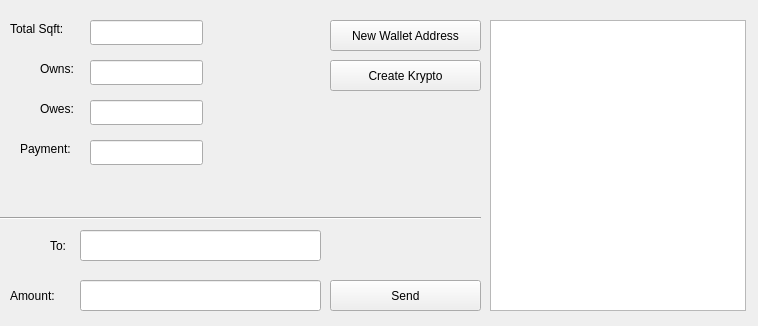
<?xml version="1.0" encoding="UTF-8"?>
<ui version="4.0">
 <class>Form</class>
 <widget class="QWidget" name="Form">
  <property name="geometry">
   <rect>
    <x>0</x>
    <y>0</y>
    <width>758</width>
    <height>326</height>
   </rect>
  </property>
  <property name="windowTitle">
   <string>Form</string>
  </property>
  <widget class="QLineEdit" name="owns_display">
   <property name="geometry">
    <rect>
     <x>90</x>
     <y>60</y>
     <width>113</width>
     <height>25</height>
    </rect>
   </property>
  </widget>
  <widget class="QLabel" name="label">
   <property name="geometry">
    <rect>
     <x>40</x>
     <y>60</y>
     <width>51</width>
     <height>17</height>
    </rect>
   </property>
   <property name="text">
    <string>Owns:</string>
   </property>
  </widget>
  <widget class="QLabel" name="label_2">
   <property name="geometry">
    <rect>
     <x>40</x>
     <y>100</y>
     <width>51</width>
     <height>17</height>
    </rect>
   </property>
   <property name="text">
    <string>Owes:</string>
   </property>
  </widget>
  <widget class="QLineEdit" name="owes_display">
   <property name="geometry">
    <rect>
     <x>90</x>
     <y>100</y>
     <width>113</width>
     <height>25</height>
    </rect>
   </property>
   <property name="text">
    <string/>
   </property>
  </widget>
  <widget class="QLabel" name="label_3">
   <property name="geometry">
    <rect>
     <x>10</x>
     <y>20</y>
     <width>81</width>
     <height>17</height>
    </rect>
   </property>
   <property name="text">
    <string>Total Sqft:</string>
   </property>
  </widget>
  <widget class="QLineEdit" name="total_sqft_display">
   <property name="geometry">
    <rect>
     <x>90</x>
     <y>20</y>
     <width>113</width>
     <height>25</height>
    </rect>
   </property>
  </widget>
  <widget class="QPushButton" name="new_wallet_button">
   <property name="geometry">
    <rect>
     <x>330</x>
     <y>20</y>
     <width>151</width>
     <height>31</height>
    </rect>
   </property>
   <property name="text">
    <string>New Wallet Address</string>
   </property>
  </widget>
  <widget class="QListView" name="wallets_listView">
   <property name="geometry">
    <rect>
     <x>490</x>
     <y>20</y>
     <width>256</width>
     <height>291</height>
    </rect>
   </property>
  </widget>
  <widget class="QPushButton" name="sign_transaction_button_2">
   <property name="geometry">
    <rect>
     <x>330</x>
     <y>60</y>
     <width>151</width>
     <height>31</height>
    </rect>
   </property>
   <property name="text">
    <string>Create Krypto</string>
   </property>
  </widget>
  <widget class="QLabel" name="label_4">
   <property name="geometry">
    <rect>
     <x>50</x>
     <y>230</y>
     <width>31</width>
     <height>31</height>
    </rect>
   </property>
   <property name="text">
    <string>To:</string>
   </property>
  </widget>
  <widget class="QLineEdit" name="send_displaty">
   <property name="geometry">
    <rect>
     <x>80</x>
     <y>230</y>
     <width>241</width>
     <height>31</height>
    </rect>
   </property>
   <property name="text">
    <string/>
   </property>
  </widget>
  <widget class="QPushButton" name="send_button">
   <property name="geometry">
    <rect>
     <x>330</x>
     <y>280</y>
     <width>151</width>
     <height>31</height>
    </rect>
   </property>
   <property name="text">
    <string>Send</string>
   </property>
  </widget>
  <widget class="QLabel" name="label_5">
   <property name="geometry">
    <rect>
     <x>10</x>
     <y>280</y>
     <width>61</width>
     <height>31</height>
    </rect>
   </property>
   <property name="text">
    <string>Amount:</string>
   </property>
  </widget>
  <widget class="QLineEdit" name="amount_display">
   <property name="geometry">
    <rect>
     <x>80</x>
     <y>280</y>
     <width>241</width>
     <height>31</height>
    </rect>
   </property>
   <property name="text">
    <string/>
   </property>
  </widget>
  <widget class="Line" name="line">
   <property name="geometry">
    <rect>
     <x>0</x>
     <y>210</y>
     <width>481</width>
     <height>16</height>
    </rect>
   </property>
   <property name="orientation">
    <enum>Qt::Horizontal</enum>
   </property>
  </widget>
  <widget class="QLabel" name="label_6">
   <property name="geometry">
    <rect>
     <x>20</x>
     <y>140</y>
     <width>71</width>
     <height>17</height>
    </rect>
   </property>
   <property name="text">
    <string>Payment:</string>
   </property>
  </widget>
  <widget class="QLineEdit" name="pymt_display">
   <property name="geometry">
    <rect>
     <x>90</x>
     <y>140</y>
     <width>113</width>
     <height>25</height>
    </rect>
   </property>
   <property name="text">
    <string/>
   </property>
  </widget>
 </widget>
 <resources/>
 <connections/>
</ui>
